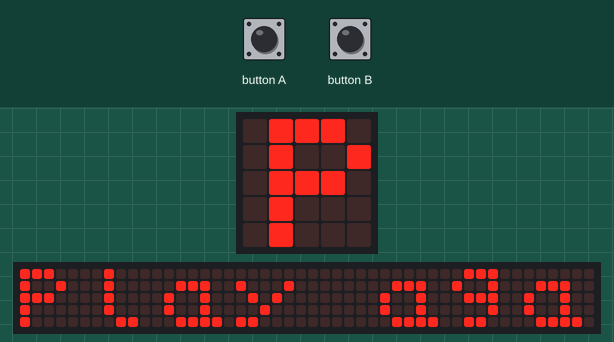
Recording of a program running on a simulated BBC micro:bit (MakeCode). Shown: the board's 5×5 LED display, a strip that is not on the board, showing the scrolling text unrolled. The test bench sets the inputs (shaded band). Random numbers come from a fixed seed; the 48×5 strip is a reading aid, not a part: it shows the text the display is scrolling, unrolled, one strip-width of it at a time.

Above: at 1.2 s.
1.3 s: button A pressed for 0.15 s
At 1.62 s:
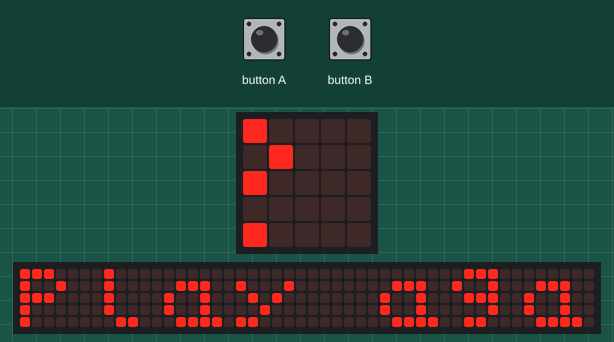
2.0 s: button B pressed for 0.15 s
At 2.22 s:
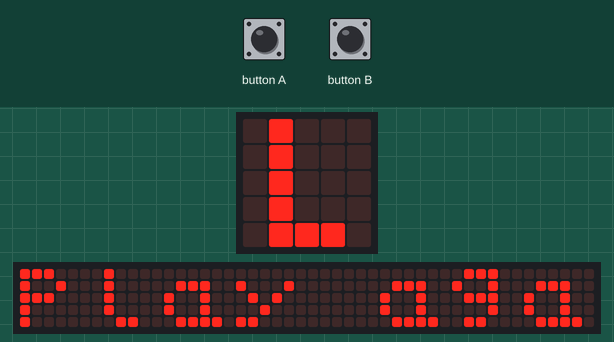
2.7 s: button A pressed for 0.15 s
At 2.97 s:
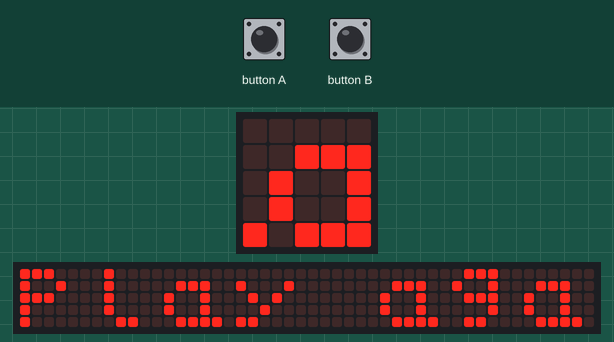
3.4 s: button B pressed for 0.15 s
At 3.72 s:
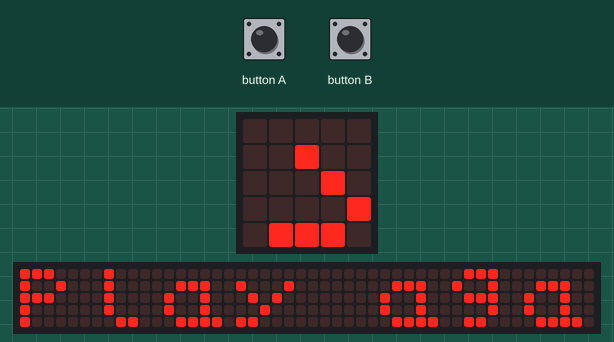
4.1 s: button B pressed for 0.15 s
At 4.32 s:
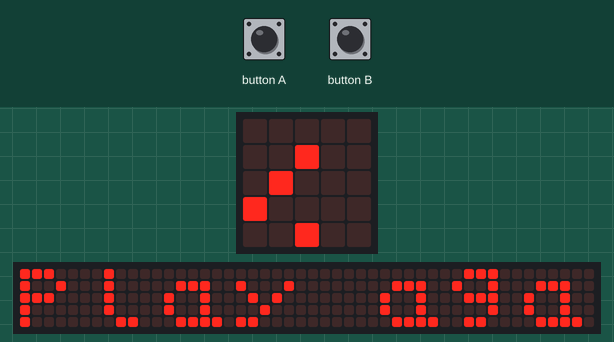
4.8 s: button A pressed for 0.15 s
At 5.07 s:
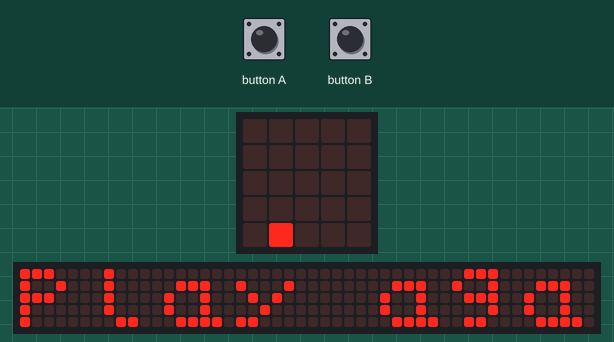
Timing chart, 0 to 7.8 s (numbered marks = the images above; inputs shaded):
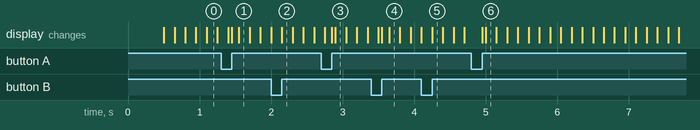

The program:

main.ts
```typescript
function Balles (z: number) {
    yB = z
    led.plot(xB, yB)
    basic.pause(500)
    led.unplot(xB, yB)
    if (yB == y && xB == x) {
        xB = randint(0, 4)
        yB = z
        led.plot(x, y)
        Score += 1
    } else if (yB == 4) {
        basic.showString("SCORE :")
        basic.showString("" + (Score))
    }
    basic.clearScreen()
    basic.showString("Play again")
    basic.pause(5000)
}
input.onButtonPressed(Button.A, function () {
    if (x > 0) {
        led.unplot(x, y)
        x += -1
        led.plot(x, y)
    }
})
input.onButtonPressed(Button.B, function () {
    if (x < 4) {
        led.unplot(x, y)
        x += 1
        led.plot(x, y)
    }
})
let Score = 0
let xB = 0
let yB = 0
let y = 0
let x = 0
x = 2
y = 4
led.plot(x, y)
basic.forever(function () {
    for (let index = 0; index <= 4; index++) {
        Balles(index)
    }
})
```

test.ts
```typescript
// les tests vont ici ; cela ne sera pas compilé si ce paquet est utilisé en tant qu'extension.
```
